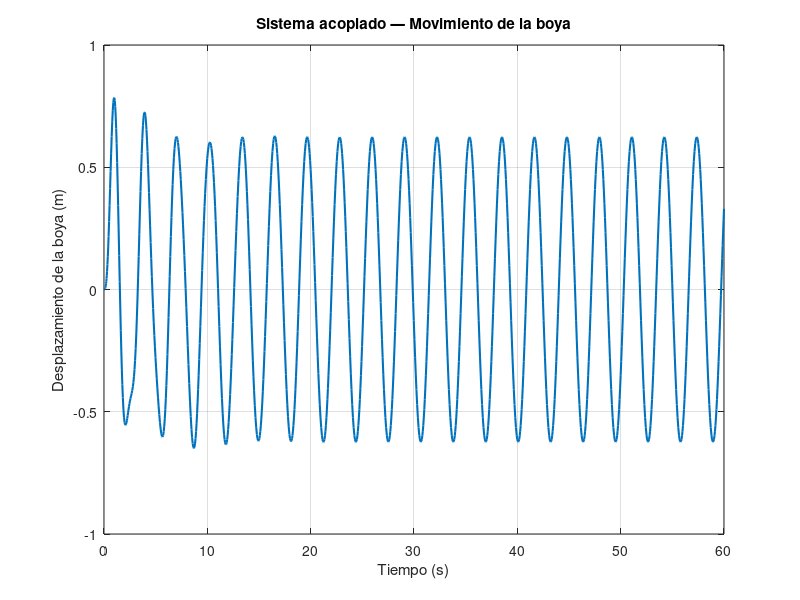
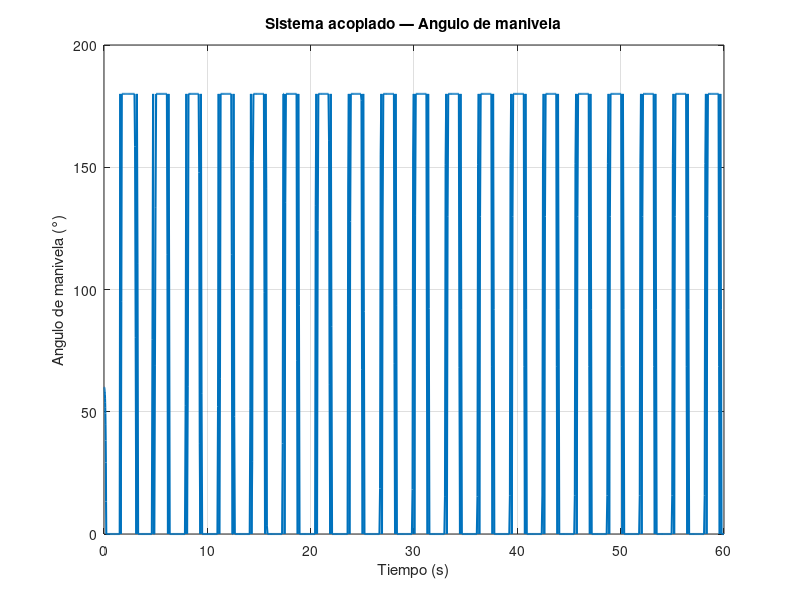
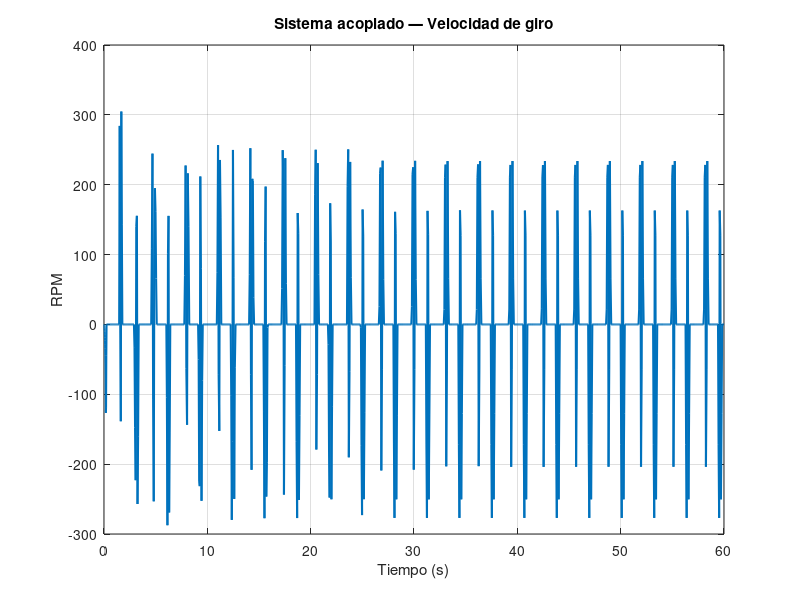

Here is the MATLAB script that generated these plots, in order:
clc;
clear;
close all;

% ============================================================
% MODELO 05
% Sistema preliminar acoplado:
%
% Ola → Boya → Biela-manivela
% ============================================================

% ============================================================
% 1. PARAMETROS DE LA BOYA
% ============================================================

m = 100;
c = 50;
k = 2000;

H = 1.0;
omega_wave = 2.0;

alpha = 1000;
F0 = alpha * H;

tspan = [0 60];
x0 = [0; 0];

% ============================================================
% 2. MODELO DE LA BOYA
% ============================================================

f = @(t, x) [
    x(2);
    (F0*sin(omega_wave*t) - c*x(2) - k*x(1)) / m
];

[t, estado] = ode45(f, tspan, x0);

x_boya = estado(:,1);
v_boya = estado(:,2);

% ============================================================
% 3. GEOMETRIA DE BIELA-MANIVELA
% ============================================================

r = 0.04;       % radio de manivela [m]
L = 0.12;       % longitud de biela [m]

% Posicion angular nominal
theta0 = pi/3;

% Posicion correspondiente al angulo nominal
s0 = r*cos(theta0) + ...
     sqrt(L^2 - (r*sin(theta0)).^2);

% ============================================================
% 4. POSICION DEL CARRO
% ============================================================

s = s0 + x_boya;

% ============================================================
% 5. INVERSION GEOMETRICA
%
% s = r*cos(theta) + sqrt(L^2-r^2*sin(theta)^2)
%
% cos(theta) =
% (s^2 - L^2 + r^2)/(2*s*r)
% ============================================================

cos_theta = ...
    (s.^2 - L^2 + r^2) ./ ...
    (2 .* s .* r);

% Evitar errores numericos
cos_theta = max(-1, min(1, cos_theta));

theta = acos(cos_theta);

% ============================================================
% 6. VELOCIDAD ANGULAR
% ============================================================

omega_mech = gradient(theta, t);

rpm = omega_mech * 60 / (2*pi);

% ============================================================
% 7. RESULTADOS
% ============================================================

fprintf('RPM maxima: %.3f\n', max(abs(rpm)));
fprintf('RPM minima: %.3f\n', min(rpm));

% ============================================================
% 8. GRAFICA BOYA
% ============================================================

figure;

plot(t, x_boya, 'LineWidth', 1.5);

grid on;

xlabel('Tiempo (s)');
ylabel('Desplazamiento de la boya (m)');
title('Sistema acoplado — Movimiento de la boya');

% ============================================================
% 9. GRAFICA ANGULO
% ============================================================

figure;

plot(t, theta * 180/pi, 'LineWidth', 1.5);

grid on;

xlabel('Tiempo (s)');
ylabel('Angulo de manivela (°)');
title('Sistema acoplado — Angulo de manivela');

% ============================================================
% 10. GRAFICA RPM
% ============================================================

figure;

plot(t, rpm, 'LineWidth', 1.5);

grid on;

xlabel('Tiempo (s)');
ylabel('RPM');
title('Sistema acoplado — Velocidad de giro');
